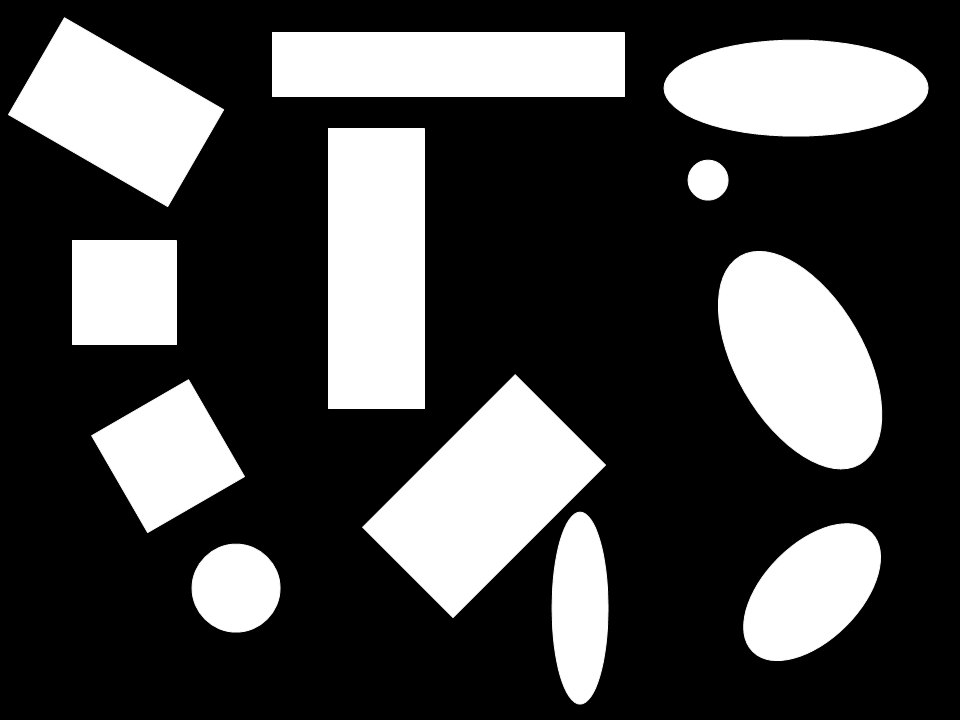
%> input picture lab4/shapes.png, 960 x 720 px
$ octave lab4.m   (GNU Octave 9; MATLAB toolbox functions it lacks are replaced by stand-ins)
%> lines starting %> are read from the running program, lines starting %| are printed output that depends on the picture; in (x1, y1, x2, y2) boxes, pixels count from 0 and x2, y2 are one past the last pixel; in counts of white or black regions, pixels touching at a corner belong together; the program's own positions count from 1
clear all;
img = imread('shapes.png');
%> img is the input picture: size 720x960 uint8; min 0, max 255, mean 72.4
%imshow(img)
[imageLabel, shapeNum]= bwlabel(img);
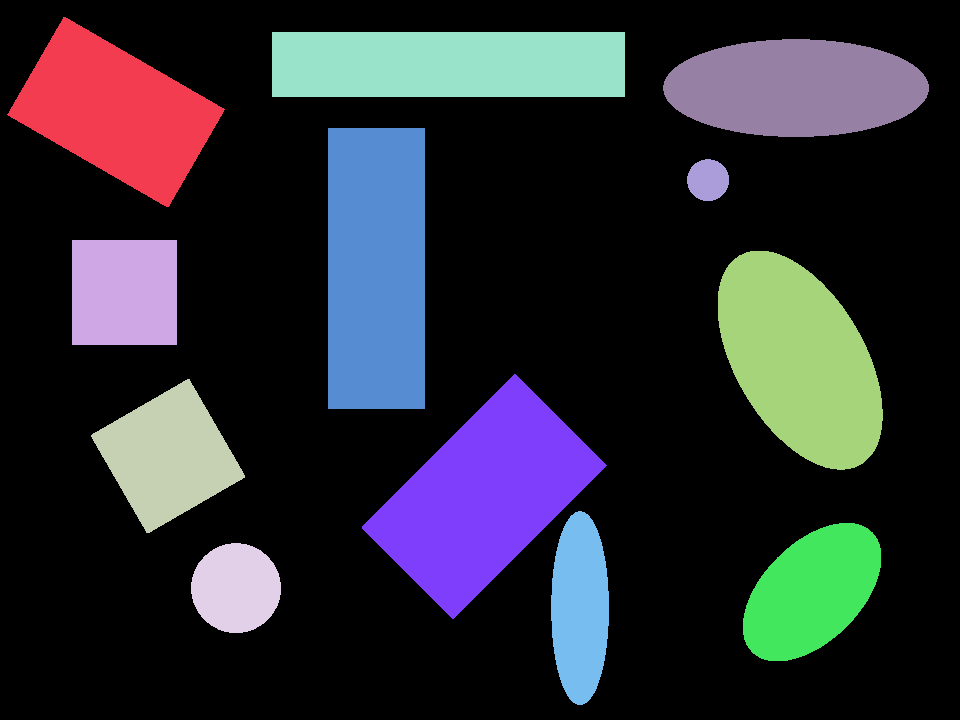
%> imageLabel: size 720x960 double; 13 distinct labels, from 0 to 12; one colour per label, 0 black
%> shapeNum = 12
cc= bwconncomp(img);
%> cc = 12 connected components
i=12;%adjustable

mask=ones(size(img,1), size(img,2));
mask(find(imageLabel==i))=0;
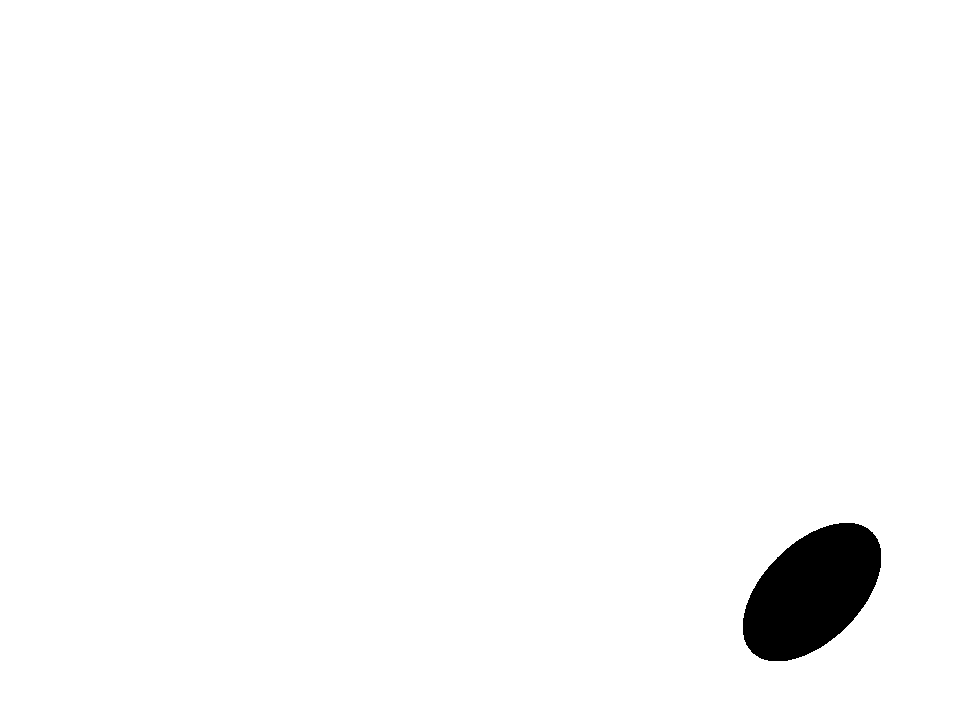
%> mask: size 720x960 double; values 0 (black) and 1 (white), 98.1% white; 1 black region, box (x1, y1, x2, y2) and area: (743, 523, 881, 661) 13055
mask=~mask;
%imtool(mask);
area=bwarea(mask);
%> area = 13076.2


 %spatial covariance
[r,c]=find(mask==1);
%> r = 13055 values from 524 to 661; c = 13055 values from 744 to 881
cMean=mean(c); %column mean
%> cMean = 812.6
cNorm=c-cMean;
cNormSquared=(cNorm).^2;
sumSquared=sum(cNormSquared);
%> sumSquared = 15675208.5
matrix(1,1)=sumSquared/area;

rMean=mean(r); %row mean
%> rMean = 592.6
rNorm=r-rMean;
rNormSquared=(rNorm).^2;
sumSauqredRow=sum(rNormSquared);
%> sumSauqredRow = 15658535.4
matrix(2,2)=sumSauqredRow/area;

xyNorm=rNorm.*cNorm;
sumxy=sum(xyNorm);
%> sumxy = -7842541.8
matrix(1,2)=sumxy/area;
matrix(2,1)=sumxy/area;

largestEigv=eigs(matrix,1);
%> largestEigv = 1797.9
%> (the run ends here)
